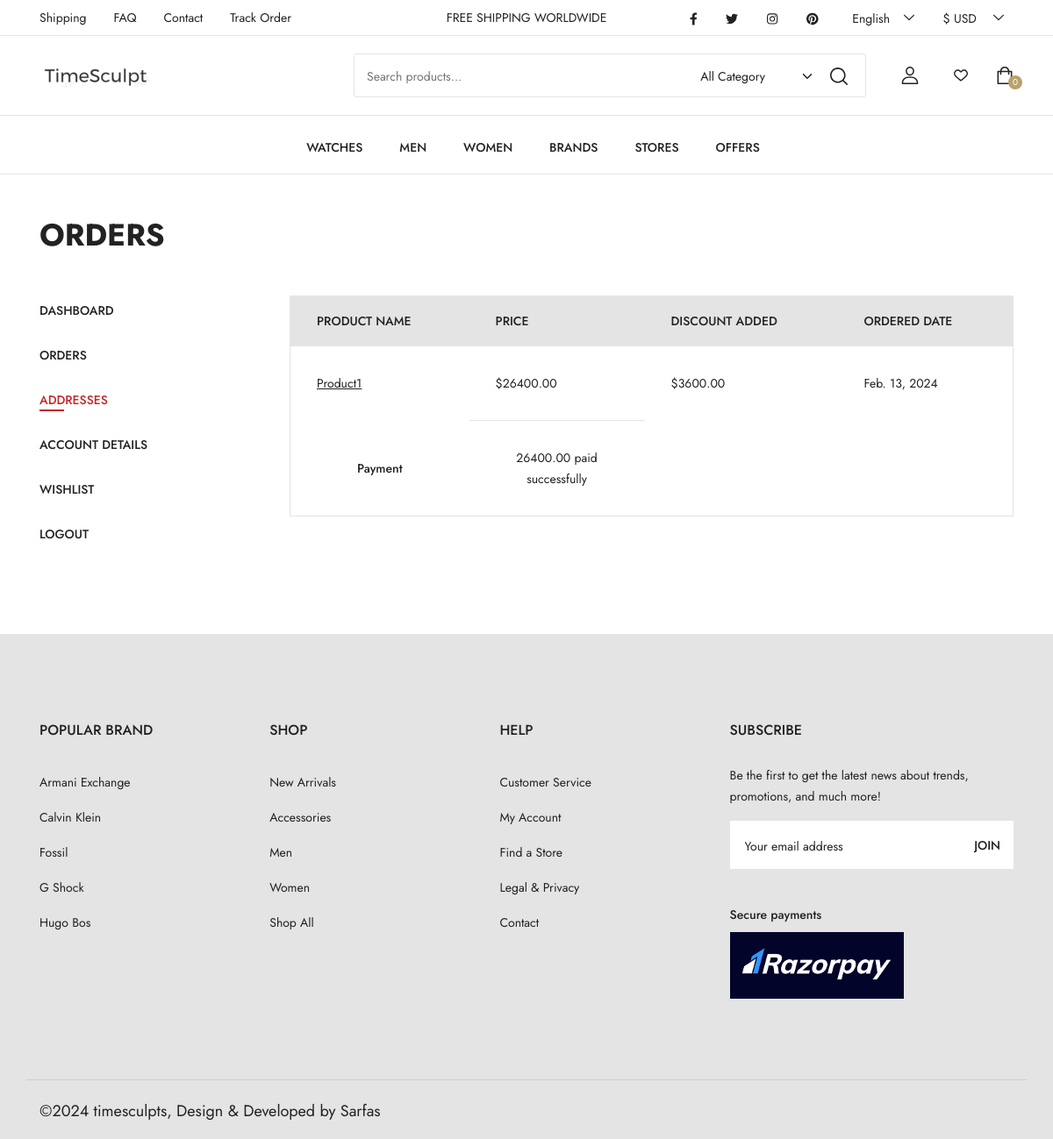
/orders/ (signed in), run on the app's committed database.
### home/models.py (models this page shows, shortened)
class OrderPlaced(models.Model):
    user=models.ForeignKey(User ,on_delete=models.CASCADE)
    product=models.ForeignKey(Watch ,on_delete=models.CASCADE)
    ordered_date=models.DateField(auto_now_add=True)
    payment=models.ForeignKey(Payment,on_delete=models.CASCADE,default="")

class Watch(models.Model):
    GENDER_CHOICES = [
        ('Men', 'Men'),
        ('Unisex', 'Unisex'),
        ('Women', 'Women'),
    ]
    BRAND_CHOICES = [
        ('Armani Exchange', 'Armani Exchange'),
        ('Calvin Klein', 'Calvin Klein'),
        ('Casio', 'Casio'),
        ('Fossil', 'Fossil'),
        ('G-Shock', 'G-Shock'),
        ('Hugo Boss', 'Hugo Boss'),
        ('Kenneth Cole', 'Kenneth Cole'),
        ('Movado', 'Movado'),
        ('Obaku', 'Obaku'),
        ('Police', 'Police'),
        ('Titan', 'Titan'),
        ('Tommy Hilfiger', 'Tommy Hilfiger'),
    ]
    STYLE_CHOICES = [
        ('Adventure', 'Adventure'),
        ('Bling', 'Bling'),
        ('Casual', 'Casual'),
        ('Dressy', 'Dressy'),
        ('Fashion', 'Fashion'),
        ('Fitness', 'Fitness'),
        ('Formal', 'Formal'),
        ('Minimalistic', 'Minimalistic'),
        ('Party', 'Party'),
        ('Sporty', 'Sporty'),
    ]
    STRAP_MATERIAL_CHOICES = [
        ('Acetate', 'Acetate'),
        ('Alloy', 'Alloy'),
        ('Ceramic', 'Ceramic'),
        ('Fabric', 'Fabric'),
        ('Gold', 'Gold'),
        ('Leather', 'Leather'),
        ('Metal', 'Metal'),
        ('Nylon', 'Nylon'),
        ('PU', 'PU'),
        ('Plastic', 'Plastic'),
        ('Rubber', 'Rubber'),
        ('Silicon', 'Silicon'),
        ('Textile', 'Textile'),
    ]
    DIAL_TYPE_CHOICES = [
        ('Analog', 'Analog'),
        ('Digital', 'Digital'),
        ('Roman', 'Roman'),
        ('Smart', 'Smart'),
    ]
    DIAL_COLOUR_CHOICES = [
        ('Black', 'Black'),
        ('Blue', 'Blue'),
        ('Gold', 'Gold'),
        ('Pink', 'Pink'),
        ('White', 'White'),
    ]
    DIAL_SHAPE_CHOICES = [
        ('Oval', 'Oval'),
        ('Polygon', 'Polygon'),
        ('Rectangle', 'Rectangle'),
        ('Rectangular', 'Rectangular'),
        ('Round', 'Round'),
        ('Square', 'Square'),
        ('Triangle', 'Triangle'),
    ]
    watch_name = models.CharField(max_length=100,blank=True,null=True)
    watch_thumbnail = models.ImageField(upload_to='watch_thumbnails/',blank=True,null=True)
    brands = models.CharField(max_length=30, choices=BRAND_CHOICES,blank=True,null=True)
    watch_details = models.TextField(blank=True,null=True)
    price = models.DecimalField(max_digits=10, decimal_places=2,blank=True,null=True)
    discount = models.IntegerField(default=0,blank=True,null=True)
    gender = models.CharField(max_length=10, choices=GENDER_CHOICES,blank=True,null=True)
    dial_type = models.CharField(max_length=20, choices=DIAL_TYPE_CHOICES,blank=True,null=True)
    dial_colour = models.CharField(max_length=20, choices=DIAL_COLOUR_CHOICES,blank=True,null=True)
    dial_shape = models.CharField(max_length=20, choices=DIAL_SHAPE_CHOICES,blank=True,null=True)
    style = models.CharField(max_length=20, choices=STYLE_CHOICES,blank=True,null=True)
    strap_material = models.CharField(max_length=30, choices=STRAP_MATERIAL_CHOICES,blank=True,null=True)
    def actual_price(self):
        return self.price - (self.price * self.discount / 100)
    def discounted_price(self):
        return  (self.price * self.discount / 100)

### home/views.py (the view)
# urls.py: path('orders/', views.orders_page, name='orders_page'),
def orders_page(request):
    orders = OrderPlaced.objects.filter(user=request.user)
    total = 0
    for order in orders:
        total += order.product.actual_price()
    context = {'orders': orders, 'total': total}
    return render(request, 'account_order.html', context)

### home/common_context_processors.py (called while the page is built)
def base_common(request):
    cart_item={}
    cart_count=0
    famount=0
    brands=Watch.BRAND_CHOICES
    if request.user.is_authenticated:
        try:
            user = request.user
            cart_item = Cart.objects.filter(user=user)
            cart_count=cart_item.count()
            famount=0
            for c in cart_item:
                famount +=c.watch_name.actual_price()
        except Cart.DoesNotExist:
            pass
    return {
        'cart_item': cart_item,'famount':famount,'cart_count':cart_count,'brands':brands
    }

### templates/account_order.html
{% extends 'base.html' %}
{% load static %}
{% block main %}
<main>
    <div class="mb-4 pb-4"></div>
    <section class="my-account container">
      <h2 class="page-title">Orders</h2>
      <div class="row">
        <div class="col-lg-3">
          <ul class="account-nav">
            <li><a href="{% url 'dashboard' %}" class="menu-link menu-link_us-s">Dashboard</a></li>
            <li><a href="{% url 'orders_page' %}" class="menu-link menu-link_us-s">Orders</a></li>
            <li><a href="{% url 'account_address' %}" class="menu-link menu-link_us-s  menu-link_active">Addresses</a></li>
            <li><a href="{% url 'userlogout' %}" class="menu-link menu-link_us-s">Account Details</a></li>
            <li><a href="{% url 'userlogout' %}" class="menu-link menu-link_us-s">Wishlist</a></li>
            <li><a href="{% url 'wishlist' %}" class="menu-link menu-link_us-s">Logout</a></li>
          </ul>
        </div>
        <div class="col-lg-9">
          <div class="page-content my-account__orders-list">
            <table class="orders-table">
              <thead>
                <tr>
                  <th>Product Name</th>
                  <th>Price</th>
                  <th>Discount Added</th>
                  <th>Ordered Date</th>
                </tr>
              </thead>
              {% if orders %}
              <tbody>
                {% for order in orders %}
                <tr>
                  <td>{{ order.product.watch_name }}</td>
                  <td>${{ order.product.actual_price }}</td>
                  <td>${{ order.product.discounted_price }}</td>
                  <td>{{ order.ordered_date }}</td>
                </tr>
                {% endfor %}
                <tr>
                  <th style="text-align: center;">Payment</th>
                  <td style="text-align: center;">{{total}} paid successfully</td>
              </tr>
              </tbody>
              {% else %}
              <tr>
                <th></th>
                <td style="text-align: center;"><p>No Orders Available</p></td>
              </tr>
              {% endif %}
            </table>
          </div>
        </div>
      </div>
    </section>
  </main>
  <div class="mb-5 pb-xl-5"></div>
  {% endblock main %}

### data on the page
OrderPlaced: product.watch_name "Product1", product.actual_price "26400.00", product.discounted_price "3600.00", ordered_date "Feb. 13, 2024"

### other printed values
{{ cart_count }} "0"
{{ total }} "26400.00"
